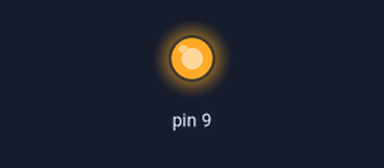
The sketch below on a simulated Arduino Uno, built with avr-gcc and run on an emulated ATmega328P. Shown: output pins drawn as LEDs (lit = HIGH). What the sketch prints to the serial monitor is not drawn.

Above: at 2.4 s.
Timing chart, 0 to 3.9 s (numbered marks = the images above):
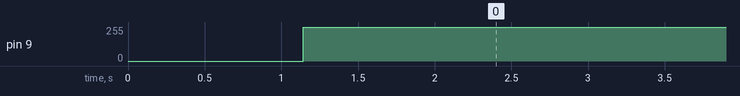

Measured:
- by itself, pin 9: 0/255 → 255/255 at 1.1 s

The sketch:

3____2.ino
```cpp
void setup(){
  pinMode(9, OUTPUT);
  Serial.begin(9600);
}

void loop(){
  for (int value = 0; value <= 255; value++)
  {
    analogWrite(9, value);
    Serial.println(value);
  }
  for(int value = 255; value >=0; value--)
  {
    analogWrite(9, value);
    Serial.println(value);
  }
}
```
